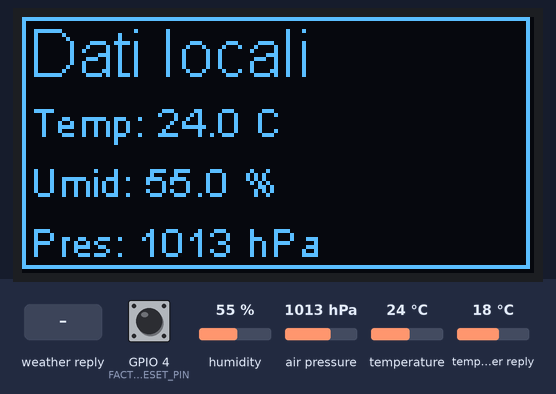
Recording of a program running on a simulated ESP32. Parts: 128×64 one-colour display. Inputs (shaded band) come from the test bench; at power-on: temperature in the weather reply 18 °C, air pressure 1013 hPa, GPIO 4 (FACTORY_RESET_PIN) HIGH, humidity 55 %, temperature 24 °C. WiFi joins after 1.5 s; servers stay silent unless stated; the local clock reads 2024-03-15 10:24:30 at power-on unless the program sets it; web services answer with replies made up by the test bench; what the program prints to the serial monitor is not drawn.

Above: at 4.9 s.
5.0 s: weather in the web reply set to Clear
At 10.4 s:
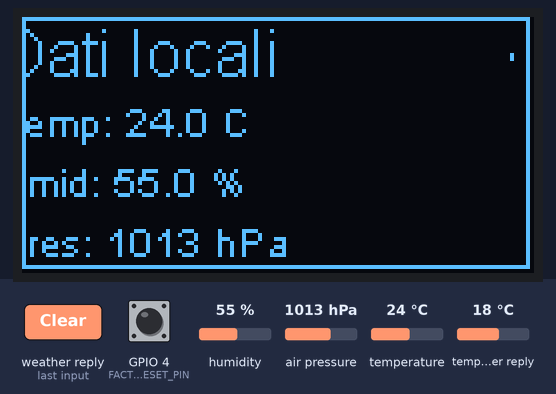
12.0 s: temperature in the weather reply set to -14 °C
At 20.58 s:
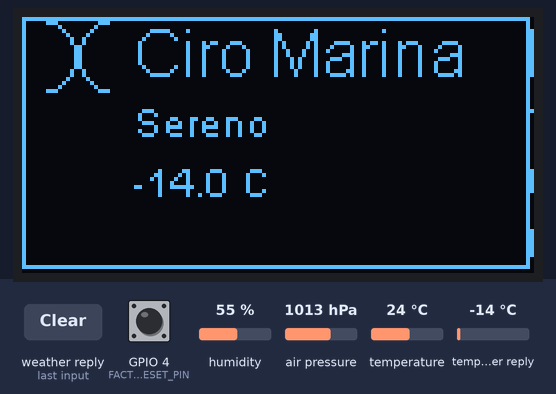
22.2 s: weather in the web reply set to Clouds
At 30.9 s:
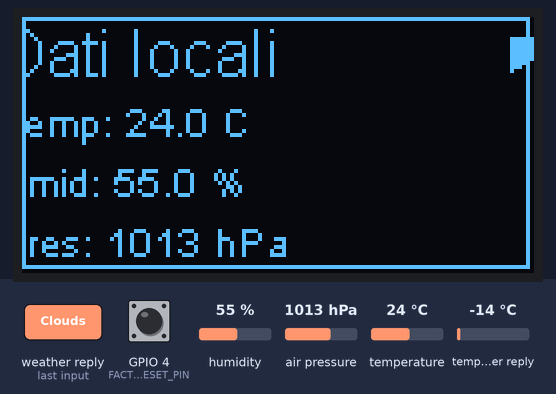
32.5 s: weather in the web reply set to Snow
At 41.09 s:
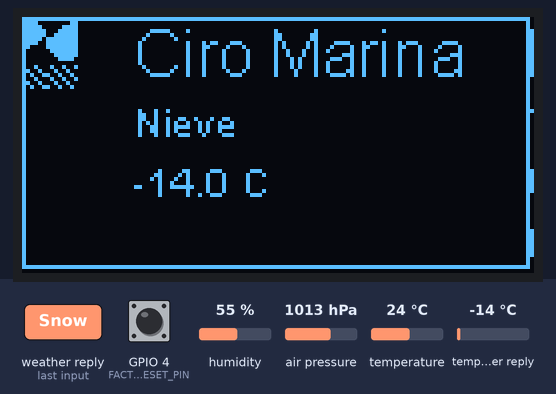
42.7 s: air pressure set to 952 hPa
At 42.72 s:
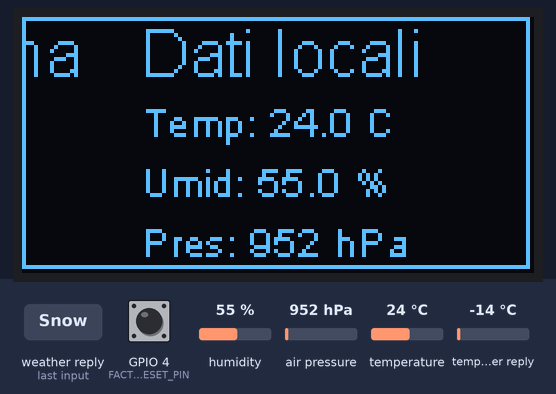

The program:

main.cpp
```cpp
#include <Arduino.h>
#include <Wire.h>
#include <Adafruit_BME280.h>
#include <SSD1306Wire.h>
#include <WiFiManager.h>
#include <ArduinoJson.h>
#include <HTTPClient.h>
#include <WebServer.h> // Explicitly include WebServer
#include <DNSServer.h>   // Explicitly include DNSServer
#include <esp_system.h> // Required for ESP.getResetReason()
#include "icons.h"

// I2C pins
#define I2C_SDA 22
#define I2C_SCL 21

// Factory Reset Button
#define FACTORY_RESET_PIN 4
unsigned long buttonPressStartTime = 0;
const long LONG_PRESS_DURATION = 5000; // 5 seconds

// OLED display settings
#define SCREEN_WIDTH 128
#define SCREEN_HEIGHT 64

// Create an SSD1306 display object
SSD1306Wire display(0x3c, I2C_SDA, I2C_SCL);

// Create a BME280 sensor object
Adafruit_BME280 bme;

const char* ntpServer = "pool.ntp.org";
const long  gmtOffset_sec = 3600;
const int   daylightOffset_sec = 3600;
unsigned long lastWeatherUpdate = 0;

enum DisplayState {
  DISPLAY_STATE_LOCAL_DATA,
  DISPLAY_STATE_REMOTE_DATA,
  DISPLAY_STATE_SCROLLING_TO_REMOTE,
  DISPLAY_STATE_SCROLLING_TO_LOCAL
};

DisplayState currentDisplayState = DISPLAY_STATE_LOCAL_DATA;
int scrollXOffset = 0; // Renamed for clarity for horizontal scrolling
const int scrollSpeed = 4; // Pixels per frame, adjusted for horizontal

String weatherStatus = "";
float weatherTemperature = 0.0;
int weatherCode = 0;

String getPublicIP() {
  HTTPClient http;
  http.begin("http://api.ipify.org/");
  int httpCode = http.GET();
  if (httpCode > 0) {
    return http.getString();
  } else {
    return "N/A";
  }
  http.end();
}

void configModeCallback (WiFiManager *myWiFiManager) {
  Serial.println("Entered config mode");
  Serial.print("Config Portal IP: ");
  Serial.println(WiFi.softAPIP());

  display.end();
  delay(100);
  display.init();
  display.flipScreenVertically();
  display.clear();

  display.drawXbm(52, 0, 24, 24, wifi_icon);
  display.setFont(ArialMT_Plain_16);
  display.setTextAlignment(TEXT_ALIGN_CENTER);
  display.drawString(64, 26, myWiFiManager->getConfigPortalSSID());
  display.setFont(ArialMT_Plain_10);
  display.drawString(64, 48, "Apri 192.168.4.1");

  display.display();
}

void setup() {
  // Start serial communication
  Serial.begin(115200);
  Serial.printf("Free heap after Serial.begin: %u\n", ESP.getFreeHeap());
  Serial.printf("Reset reason: %d\n", static_cast<int>(esp_reset_reason())); // Add reset reason

  // Initialize I2C bus (always initialized once)
  Wire.begin(I2C_SDA, I2C_SCL);

  // Initialize the BME280 sensor
  if (!bme.begin(0x76)) {
    Serial.println("Could not find a valid BME280 sensor, check wiring!");
    // Basic display init for error message if BME fails early
    display.init();
    display.flipScreenVertically();
    display.setFont(ArialMT_Plain_10);
    display.setTextAlignment(TEXT_ALIGN_LEFT);
    display.clear();
    display.drawString(0, 0, "Errore sensore BME280");
    display.display();
    while (1); // Halt if BME280 is not found
  }
  Serial.printf("Free heap after bme.begin: %u\n", ESP.getFreeHeap());

  // Initialize Factory Reset Pin
  pinMode(FACTORY_RESET_PIN, INPUT_PULLUP);

  // Connect to WiFi
  WiFiManager wm;
  wm.setAPCallback(configModeCallback);

  bool res = wm.autoConnect("Meteo-Setup");

  if(!res) {
    Serial.println("Failed to connect and hit timeout");
    display.clear();
    display.setTextAlignment(TEXT_ALIGN_CENTER);
    display.drawString(64, 30, "Connessione fallita!");
    display.display();
    delay(5000);
    ESP.restart();
  }
  else {
    // Successfully connected to WiFi - Display UI
    Serial.println("connected...yeey :)");
    // Initialize display specifically for main loop
    display.init(); // Ensure display is initialized here as well
    display.flipScreenVertically();
    display.setFont(ArialMT_Plain_10);
    display.setTextAlignment(TEXT_ALIGN_LEFT);
    display.clear();
    display.drawString(0, 0, "Connesso al WiFi");
    display.drawString(0, 12, "IP Locale: " + WiFi.localIP().toString());
    display.drawString(0, 24, "IP Pubblico: " + getPublicIP());
    display.display();
    delay(2000);
    Serial.printf("Free heap after successful WiFi connection: %u\n", ESP.getFreeHeap());

    //init and get the time
    configTime(gmtOffset_sec, daylightOffset_sec, ntpServer);
  }
}

void getWeatherData() {
  Serial.println("Fetching weather data...");
  HTTPClient http;
  String url = "https://api.open-meteo.com/v1/forecast?latitude=39.37&longitude=17.13&current_weather=true";
  http.begin(url);
  int httpCode = http.GET();
  Serial.print("HTTP Code: "); Serial.println(httpCode);

  if (httpCode > 0) {
    String payload = http.getString();
    JsonDocument doc;
    deserializeJson(doc, payload);

    weatherTemperature = doc["current_weather"]["temperature"];
    weatherCode = doc["current_weather"]["weathercode"];

    Serial.print("Weather Temperature: "); Serial.println(weatherTemperature);
    Serial.print("Weather Code: "); Serial.println(weatherCode);

    // Map weather code to status
    if (weatherCode == 0) {
      weatherStatus = "Sereno";
    } else if (weatherCode > 0 && weatherCode < 4) {
      weatherStatus = "Poco nuvoloso";
    } else if (weatherCode > 44 && weatherCode < 49) {
      weatherStatus = "Nebbia";
    } else if (weatherCode > 50 && weatherCode < 68) {
        weatherStatus = "Piovere";
    } else if (weatherCode > 70 && weatherCode < 78) {
        weatherStatus = "Nieve";
    } else if (weatherCode > 79 && weatherCode < 100) {
        weatherStatus = "Tempesta";
    } else {
      weatherStatus = "Desconocido";
    }
    Serial.print("Weather Status: "); Serial.println(weatherStatus);
  } else {
    Serial.println("Error on HTTP request: " + String(httpCode));
  }
  http.end();
}

// drawTimeAndDate function removed as per user request (no time/date)
// Separator line also removed from loop()

void drawLocalData(int x_offset) {
  display.setTextAlignment(TEXT_ALIGN_LEFT);

  display.setFont(ArialMT_Plain_16);
  display.drawString(2 + x_offset, 0, "Dati locali");

  display.setFont(ArialMT_Plain_10);
  float temperature = bme.readTemperature();
  float humidity = bme.readHumidity();
  float pressure = bme.readPressure() / 100.0F;

  String tempStr = "Temp: " + String(temperature, 1) + " C";
  display.drawString(2 + x_offset, 20, tempStr);
  String humStr = "Umid: " + String(humidity, 1) + " %";
  display.drawString(2 + x_offset, 35, humStr);
  String presStr = "Pres: " + String(pressure, 0) + " hPa";
  display.drawString(2 + x_offset, 50, presStr);
}

void drawRemoteData(int x_offset) {
  display.setTextAlignment(TEXT_ALIGN_LEFT);

  // Draw weather icon (24x24)
  const unsigned char* icon_data = nullptr;
  if (weatherCode == 0) {
    icon_data = sun_icon;
  } else if (weatherCode > 0 && weatherCode < 4) {
    icon_data = partly_cloudy_icon;
  } else if (weatherCode > 44 && weatherCode < 49) {
    icon_data = fog_icon;
  } else if (weatherCode > 50 && weatherCode < 68) {
      icon_data = rain_icon;
  } else if (weatherCode > 70 && weatherCode < 78) {
      icon_data = snow_icon;
  } else if (weatherCode > 79 && weatherCode < 100) {
      icon_data = thunderstorm_icon;
  }

  if (icon_data != nullptr) {
    display.drawXbm(2 + x_offset, 0, 24, 24, icon_data);
  }

  display.setFont(ArialMT_Plain_16);
  display.drawString(32 + x_offset, 0, "Ciro Marina");

  display.setFont(ArialMT_Plain_10);
  display.drawString(32 + x_offset, 20, weatherStatus);
  String tempStr = String(weatherTemperature, 1) + " C";
  display.drawString(32 + x_offset, 35, tempStr);
}


void loop() {
  // Factory Reset Button Check
  Serial.print("Button state: "); Serial.println(digitalRead(FACTORY_RESET_PIN));
  Serial.print("Press time: "); Serial.println(buttonPressStartTime);

  if (digitalRead(FACTORY_RESET_PIN) == LOW) { // Button is pressed
    if (buttonPressStartTime == 0) { // First detected press
      buttonPressStartTime = millis();
    } else if (millis() - buttonPressStartTime > LONG_PRESS_DURATION) {
      // Long press detected
      Serial.println("Factory Reset initiated!");
      display.clear();
      display.setTextAlignment(TEXT_ALIGN_CENTER);
      display.drawString(64, 20, "Reset WiFi...");
      display.display();
      delay(1000); // Give time to display message
      WiFiManager wm;
      wm.resetSettings();
      ESP.restart();
    }
  } else { // Button is not pressed
    buttonPressStartTime = 0; // Reset timer
  }

  if (millis() - lastWeatherUpdate > 10000) { // 10 seconds for debugging
    getWeatherData();
    lastWeatherUpdate = millis();
    if (currentDisplayState == DISPLAY_STATE_LOCAL_DATA || currentDisplayState == DISPLAY_STATE_SCROLLING_TO_LOCAL) {
      currentDisplayState = DISPLAY_STATE_SCROLLING_TO_REMOTE;
    } else { // currentDisplayState is DISPLAY_STATE_REMOTE_DATA or DISPLAY_STATE_SCROLLING_TO_REMOTE
      currentDisplayState = DISPLAY_STATE_SCROLLING_TO_LOCAL;
    }
    scrollXOffset = 0; // Reset for horizontal scroll
  }

  Serial.print("Current State: "); Serial.println(currentDisplayState);
  Serial.print("Scroll X Offset: "); Serial.println(scrollXOffset);

  display.clear();

  switch (currentDisplayState) {
    case DISPLAY_STATE_LOCAL_DATA:
      drawLocalData(0);
      break;
    case DISPLAY_STATE_REMOTE_DATA:
      drawRemoteData(0);
      break;
    case DISPLAY_STATE_SCROLLING_TO_REMOTE:
      drawLocalData(-scrollXOffset);
      drawRemoteData(SCREEN_WIDTH - scrollXOffset);
      scrollXOffset += scrollSpeed;
      if (scrollXOffset >= SCREEN_WIDTH) {
        currentDisplayState = DISPLAY_STATE_REMOTE_DATA;
        scrollXOffset = 0;
      }
      break;
    case DISPLAY_STATE_SCROLLING_TO_LOCAL:
      drawRemoteData(-scrollXOffset);
      drawLocalData(SCREEN_WIDTH - scrollXOffset);
      scrollXOffset += scrollSpeed;
      if (scrollXOffset >= SCREEN_WIDTH) {
        currentDisplayState = DISPLAY_STATE_LOCAL_DATA;
        scrollXOffset = 0;
      }
      break;
  }

  // Add a simple frame around the display
  display.drawRect(0, 0, SCREEN_WIDTH - 1, SCREEN_HEIGHT - 1);

  display.display();
  delay(50); // 20 FPS during animation
}
```

Source omitted: icons.h (data table, 3577 bytes)

Measured:
- after the input at 5.0 s, the display: first changes after 5.3 s (image 1 shows a later state)
- after the input at 12.0 s, the display: first differs from a run without the input after 8.5 s (image 2 shows a later state)
- after the input at 22.2 s, the display: first differs from a run without the input after 8.6 s (image 3 shows a later state)
- after the input at 32.5 s, the display: first differs from a run without the input after 8.5 s (image 4 shows a later state)
